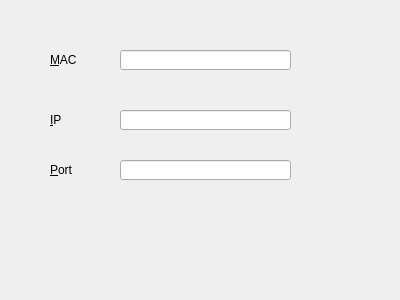
<?xml version="1.0" encoding="UTF-8"?>
<ui version="4.0">
 <class>Widget</class>
 <widget class="QWidget" name="Widget">
  <property name="geometry">
   <rect>
    <x>0</x>
    <y>0</y>
    <width>400</width>
    <height>300</height>
   </rect>
  </property>
  <property name="windowTitle">
   <string>Widget</string>
  </property>
  <widget class="QLineEdit" name="lineEditMAC">
   <property name="geometry">
    <rect>
     <x>120</x>
     <y>50</y>
     <width>171</width>
     <height>20</height>
    </rect>
   </property>
  </widget>
  <widget class="QLabel" name="label">
   <property name="geometry">
    <rect>
     <x>50</x>
     <y>50</y>
     <width>54</width>
     <height>20</height>
    </rect>
   </property>
   <property name="text">
    <string>&amp;MAC</string>
   </property>
   <property name="buddy">
    <cstring>lineEditMAC</cstring>
   </property>
  </widget>
  <widget class="QLabel" name="label_2">
   <property name="geometry">
    <rect>
     <x>50</x>
     <y>110</y>
     <width>54</width>
     <height>20</height>
    </rect>
   </property>
   <property name="text">
    <string>&amp;IP</string>
   </property>
   <property name="buddy">
    <cstring>lineEditIP</cstring>
   </property>
  </widget>
  <widget class="QLabel" name="label_3">
   <property name="geometry">
    <rect>
     <x>50</x>
     <y>160</y>
     <width>54</width>
     <height>20</height>
    </rect>
   </property>
   <property name="text">
    <string>&amp;Port</string>
   </property>
   <property name="buddy">
    <cstring>lineEditPort</cstring>
   </property>
  </widget>
  <widget class="QLineEdit" name="lineEditIP">
   <property name="geometry">
    <rect>
     <x>120</x>
     <y>110</y>
     <width>171</width>
     <height>20</height>
    </rect>
   </property>
  </widget>
  <widget class="QLineEdit" name="lineEditPort">
   <property name="geometry">
    <rect>
     <x>120</x>
     <y>160</y>
     <width>171</width>
     <height>20</height>
    </rect>
   </property>
  </widget>
 </widget>
 <layoutdefault spacing="6" margin="11"/>
 <resources/>
 <connections/>
</ui>
